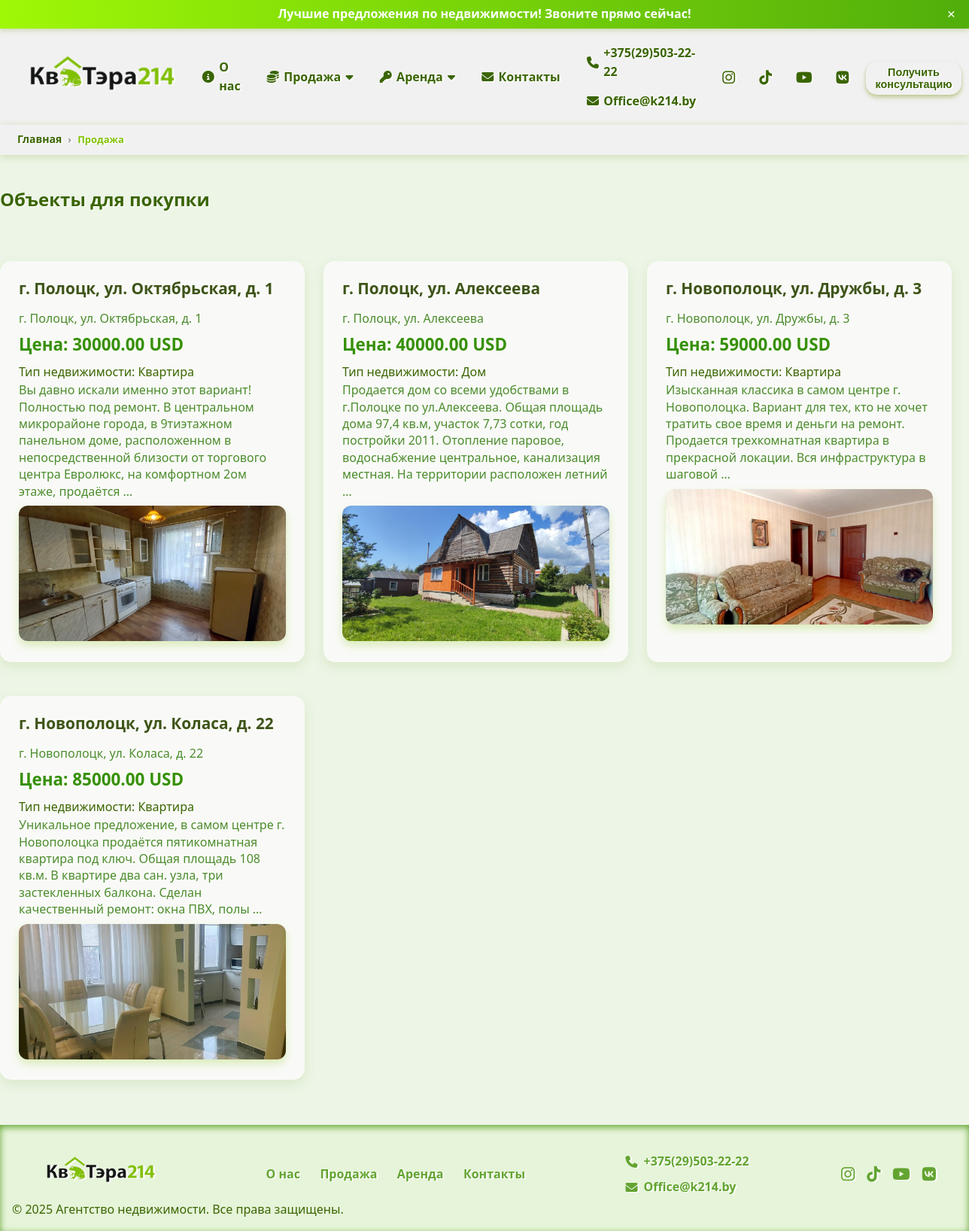
The page /sale on the database its author committed.
### webapp/models.py (models this page shows, shortened)
class Contact(models.Model):
    name = models.CharField(max_length=255)
    phone = models.CharField(max_length=20, default='phone')
    phone_two = models.CharField(max_length=20, default='phone')
    email = models.EmailField()
    class Meta:
        verbose_name = "Контакт"
        verbose_name_plural = "Контакты"

class SocialNetwork(models.Model):
    contact = models.ForeignKey(Contact, related_name='social_networks', on_delete=models.CASCADE)
    name = models.CharField(max_length=100)
    url = models.URLField()
    icon = models.CharField(max_length=100, help_text='Название иконки (например, fa-facebook) или путь')
    class Meta:
        verbose_name = "Соц сети"
        verbose_name_plural = "Соц сети"

class Property(models.Model):
    CURRENCY_CHOICES = [
        ('USD', 'USD'),
        ('BYN', 'BYN'),
    ]
    name = models.CharField(max_length=255, verbose_name="Имя/Адрес")
    slug = models.SlugField(max_length=255, unique=True, blank=True, null=True, verbose_name="Для адресной строки ЮРЛ")
    city_name = models.CharField(max_length=255, default='город', verbose_name="Город")
    description = models.TextField(verbose_name="Описание")
    notes = models.TextField(default='Примечание', verbose_name="Примечание")
    address = models.CharField(max_length=500, verbose_name="Адрес")
    price = models.DecimalField(max_digits=12, decimal_places=2, verbose_name="Цена")
    floor = models.TextField(help_text='Этаж', verbose_name="Этаж", default=0)
    many_rooms = models.TextField(help_text='Сколько комнат', verbose_name="Сколько комнат", default=0)
    area = models.FloatField(help_text='Площадь в квадратных метрах', verbose_name="Полщадь м/кв")
    area_ga = models.FloatField(help_text='Площадь в гектарах/сотках', verbose_name="Площадь в гектарах/сотках", null=True, blank=True)
    date_posted = models.DateField(auto_now_add=True, verbose_name="Дата добавления")
    is_sale = models.BooleanField(default=True, verbose_name="Продается")
    is_rent = models.BooleanField(default=True, verbose_name="Сдается в аренду")
    is_active_new = models.BooleanField(default=True, verbose_name="Новое объявление")
    is_active_house = models.BooleanField(default=True, verbose_name="Доступен дом")
    is_active_country_house = models.BooleanField(default=True, verbose_name="Доступен загородный дом")
    is_active_apartment = models.BooleanField(default=True, verbose_name="Доступна квартира")
    is_active_sold = models.BooleanField(default=False, verbose_name="Продан")
    contacts = models.ManyToManyField('Contact', related_name='properties', verbose_name="Контакты")
    currency = models.CharField(max_length=3, choices=[('USD', 'USD'), ('BYN', 'BYN')], default='USD', verbose_name="Валюта")
    class Meta:
        verbose_name = "Объекты"
        verbose_name_plural = "Объекты"

class PropertyPhoto(models.Model):
    property = models.ForeignKey(Property, related_name='photos', on_delete=models.CASCADE)
    photo = models.ImageField(upload_to='property_photos/')
    alt_text = models.CharField(max_length=255, blank=True)

### webapp/views.py (the view, shortened to what this page needs)
# urls.py: path('sale', views.sale, name='sale'),
def sale(request):
    properties = Property.objects.filter(is_sale=True)  # добавляем фильтр по продаже
    property_types = request.GET.getlist('property_type')
    direction = request.GET.get('direction', '').strip()
    if direction:
        properties = properties.filter(address__icontains=direction)
    price_min = request.GET.get('price_min')
    if price_min:
        try:
            price_min = float(price_min)
            properties = properties.filter(price__gte=price_min)
        except (ValueError, TypeError):
            pass
    price_max = request.GET.get('price_max')
    if price_max:
        try:
            price_max = float(price_max)
            properties = properties.filter(price__lte=price_max)
        except (ValueError, TypeError):
            pass
    currency = request.GET.get('currency')
    if currency in dict(Property.CURRENCY_CHOICES).keys():
        properties = properties.filter(currency=currency.upper())
    context = {
        'properties': properties,
    }
    return render(request, 'webapp/sale_page.html', context)

### webapp/context_processors.py (called while the page is built)
def contact_data(request):
    contact = Contact.objects.prefetch_related('social_networks').first()
    return {
        'contact': contact,
    }

### webapp/templates/webapp/sale_page.html (shortened to what this page needs)
{% extends 'main/base.html' %}
{% load static %}
{% block content %}
    <nav class="breadcrumb-container" aria-label="breadcrumb">
        <ol class="breadcrumb-list">
            <li class="breadcrumb-item">
                <a href="{% url 'index' %}" class="nav-link">Главная</a>
            </li>
            <li class="breadcrumb-item active" aria-current="page">Продажа</li>
        </ol>
    </nav>
    <section>
        <div class="sale-container">
            <h1 class="page-title">Объекты для покупки</h1>
            {% if properties %}
                <div class="properties-list">
                    {% for property in properties %}
                        <div class="property-card">
                            <h2 class="property-name">
                                <a href="{% url 'sale_single' property.slug %}">{{ property.name }}</a>
                            </h2>
                            <p class="property-address">{{ property.address }}</p>
                            <p class="property-price">Цена: {{ property.price }} USD</p>
                            <p class="property-type">
                                Тип недвижимости:
                                {% if property.is_active_apartment %}
                                    Квартира
                                {% elif property.is_active_house %}
                                    Дом
                                {% elif property.is_active_country_house %}
                                    Дача
                                {% elif property.is_active_new %}
                                    Новостройка
                                {% elif property.is_active_sold %}
                                    Продано
                                {% else %}
                                    Другой тип
                                {% endif %}
                            </p>
                            <p class="property-description">{{ property.description|truncatewords:30 }}</p>
                            <a href="{% url 'sale_single' property.slug %}">
                                {% if property.photos.all %}
                                    <div class="property-photos">
                                        <img src="{{ property.photos.all.0.photo.url }}"
                                             alt="{{ property.photos.all.0.alt_text }}"
                                             class="property-main-photo"/>
                                    </div>
                                {% endif %}
                            </a>
                        </div>
                    {% endfor %}
                </div>
            {% endif %}
        </div>
    </section>
{% endblock %}

### templates/main/base.html (shortened to what this page needs)
{% load static %}
<!DOCTYPE html>
<html lang="ru">
<head>
  <link href="https://cdnjs.cloudflare.com/ajax/libs/font-awesome/6.4.0/css/all.min.css" rel="stylesheet" />
  <link rel="stylesheet" href="{% static 'webapp/css/style.css' %}" />
</head>
<body>
  <div id="top-bar" class="top-bar">
    <span>Лучшие предложения по недвижимости! Звоните прямо сейчас!</span>
    <button class="close-button" aria-label="Закрыть">&times;</button>
  </div>
  <header class="header">
      <div class="container header-container">
          <div class="logo">
              <a href="{% url 'index' %}">
                  <img src="{% static 'webapp/images/logo_kvatera.png' %}" alt="Логотип агентства"/>
              </a>
          </div>
          <nav id="navMenu" class="nav" aria-hidden="true">
              <ul class="menu">
                  <li><a href="{% url 'about' %}"><i class="fa-solid fa-info-circle"></i> О нас</a></li>
                  <li class="dropdown sale-dropdown">
                      <a href="{% url 'sale' %}"><i class="fa-solid fa-coins"></i> Продажа <i
                              class="fa fa-caret-down"></i></a>
                  </li>
                  <li class="dropdown rent-dropdown">
                      <a href="{% url 'rent' %}"><i class="fa-solid fa-key"></i> Аренда <i class="fa fa-caret-down"></i></a>
                  </li>
                  <li><a href="{% url 'contacts' %}"><i class="fa-solid fa-envelope"></i> Контакты</a></li>
                  <li class="contacts-menu">
                      <a href="tel:{{ contact.phone|urlencode }}"><i class="fa-solid fa-phone"></i> {{ contact.phone }}
                      </a>
                      <a href="mailto:{{ contact.email|urlencode }}"><i
                              class="fa-solid fa-envelope"></i> {{ contact.email }}</a>
                  </li>
                  <li class="social-menu">
                      {% for social in contact.social_networks.all %}
                          <a href="{{ social.url }}" aria-label="{{ social.name }}" target="_blank"
                             rel="noopener noreferrer">
                              <i class="{{ social.icon }}"></i>
                          </a>
                      {% empty %}
                          <span>Соцсетей нет</span>
                      {% endfor %}
                  </li>
                  <li>
                      <button class="btn-consultation" id="openConsultationBtn">Получить консультацию</button>
                  </li>
              </ul>
          </nav>
      </div>
  </header>
  {% block content %}{% endblock %}
    <footer class="footer">
        <div class="container footer-container">
            <div class="footer-logo">
                <img src="{% static 'webapp/images/logo_kvatera.png' %}" alt="Логотип агентства"/>
            </div>
            <nav class="footer-menu">
                <a href="#about">О нас</a>
                <a href="#sale-house">Продажа</a>
                <a href="#rent-house">Аренда</a>
                <a href="{% url 'contacts' %}">Контакты</a>
            </nav>
            <div class="footer-contacts">
                <p>
                    <i class="fa-solid fa-phone"></i>
                    <a href="tel:{{ contact.phone|urlencode }}">{{ contact.phone }}</a>
                </p>
                <p>
                    <i class="fa-solid fa-envelope"></i>
                    <a href="mailto:{{ contact.email|urlencode }}">{{ contact.email }}</a>
                </p>
            </div>
            <div class="footer-social">
                {% for social in contact.social_networks.all %}
                    <a href="{{ social.url }}" aria-label="{{ social.name }}" target="_blank" rel="noopener noreferrer">
                        <i class="{{ social.icon }}"></i>
                    </a>
                {% empty %}
                    <p>Соцсетей нет</p>
                {% endfor %}
            </div>
        </div>
        <div class="copyright">
            &copy; 2025 Агентство недвижимости. Все права защищены.
        </div>
    </footer>
</body>
</html>

### rows shown on the page
Contact: phone "+375(29)503-22-22", email "Office@k214.by"
Property: name "г. Полоцк, ул. Октябрьская, д. 1", address "г. Полоцк, ул. Октябрьская, д. 1", price "30000.00", is_active_apartment "Квартира", description "Вы давно искали именно этот вариант! Полностью под ремонт. В центральном микрорайоне города, в 9тиэтажном панельном доме, расположенном в непосредственной близости от торгового центра Евролюкс, на комфортном 2ом этаже, продаётся …", photos.all.0.photo (picture)
Property: name "г. Полоцк, ул. Алексеева", address "г. Полоцк, ул. Алексеева", price "40000.00", is_active_apartment "Дом", description "Продается дом со всеми удобствами в г.Полоцке по ул.Алексеева. Общая площадь дома 97,4 кв.м, участок 7,73 сотки, год постройки 2011. Отопление паровое, водоснабжение центральное, канализация местная. На территории расположен летний …", photos.all.0.photo (picture)
Property: name "г. Новополоцк, ул. Дружбы, д. 3", address "г. Новополоцк, ул. Дружбы, д. 3", price "59000.00", is_active_apartment "Квартира", description "Изысканная классика в самом центре г. Новополоцка. Вариант для тех, кто не хочет тратить свое время и деньги на ремонт. Продается трехкомнатная квартира в прекрасной локации. Вся инфраструктура в шаговой …", photos.all.0.photo (picture)
Property: name "г. Новополоцк, ул. Коласа, д. 22", address "г. Новополоцк, ул. Коласа, д. 22", price "85000.00", is_active_apartment "Квартира", description "Уникальное предложение, в самом центре г. Новополоцка продаётся пятикомнатная квартира под ключ. Общая площадь 108 кв.м. В квартире два сан. узла, три застекленных балкона. Сделан качественный ремонт: окна ПВХ, полы …", photos.all.0.photo (picture)
